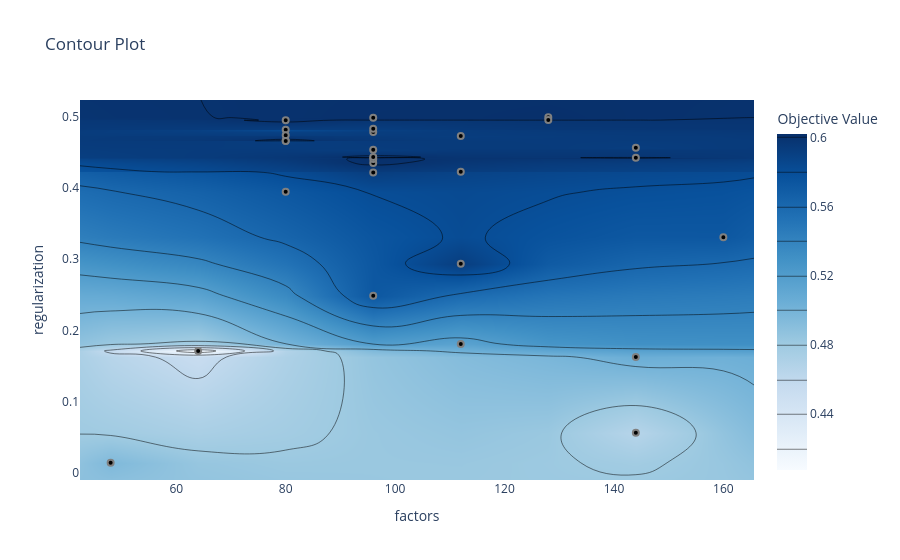

The notebook cell saved with this chart:
### Code cell
vis.plot_contour(study, params=['factors', 'regularization']).show()

### Figure 1 — Plotly figure (JSON) as saved in the notebook; plotly's stock layout.template omitted (floating-point values rounded to 4 significant figures; data arrays with more than 128 entries replaced by an {"elided": "..."} marker saying what was removed)
{"data": [{"colorbar": {"title": {"text": "Objective Value"}}, "colorscale": [[0, "rgb(247,251,255)"], [0.125, "rgb(222,235,247)"], [0.25, "rgb(198,219,239)"], [0.375, "rgb(158,202,225)"], [0.5, "rgb(107,174,214)"], [0.625, "rgb(66,146,198)"], [0.75, "rgb(33,113,181)"], [0.875, "rgb(8,81,156)"], [1, "rgb(8,48,107)"]], "connectgaps": true, "contours": {"coloring": "heatmap"}, "hoverinfo": "none", "line": {"smoothing": 1.3}, "reversescale": false, "type": "contour", "x": [42.4, 48, 64, 80, 96, 112, 128, 144, 160, 165.6], "y": [-0.009712, 0.01452, 0.05645, 0.1627, 0.1713, 0.1811, 0.2487, 0.2937, 0.3309, 0.3947, 0.4217, 0.4226, 0.435, 0.4405, 0.4424, 0.4432, 0.4535, 0.4565, 0.4656, 0.4661, 0.4727, 0.4737, 0.4786, 0.4817, 0.483, 0.495, 0.4951, 0.4986, 0.4991, 0.5233], "z": {"elided": "30x10 float values"}}, {"marker": {"color": "black", "line": {"color": "Gray", "width": 2}}, "mode": "markers", "name": "Feasible Trial", "showlegend": false, "type": "scatter", "x": [144, 64, 48, 96, 144, 112, 80, 80, 80, 80, 80, 160, 96, 128, 96, 96, 96, 112, 128, 144, 96, 80, 144, 96, 96, 112, 112, 96], "y": [0.05645, 0.1713, 0.01452, 0.2487, 0.1627, 0.1811, 0.4661, 0.4817, 0.495, 0.4737, 0.3947, 0.3309, 0.435, 0.4991, 0.4217, 0.4405, 0.4535, 0.2937, 0.4951, 0.4565, 0.4986, 0.4656, 0.4424, 0.4432, 0.4786, 0.4727, 0.4226, 0.483]}, {"marker": {"color": "#cccccc", "line": {"color": "Gray", "width": 2}}, "mode": "markers", "name": "Infeasible Trial", "showlegend": false, "type": "scatter", "x": [], "y": []}], "layout": {"title": {"text": "Contour Plot"}, "xaxis": {"range": [42.4, 165.6], "title": {"text": "factors"}}, "yaxis": {"range": [-0.009712, 0.5233], "title": {"text": "regularization"}}}}
